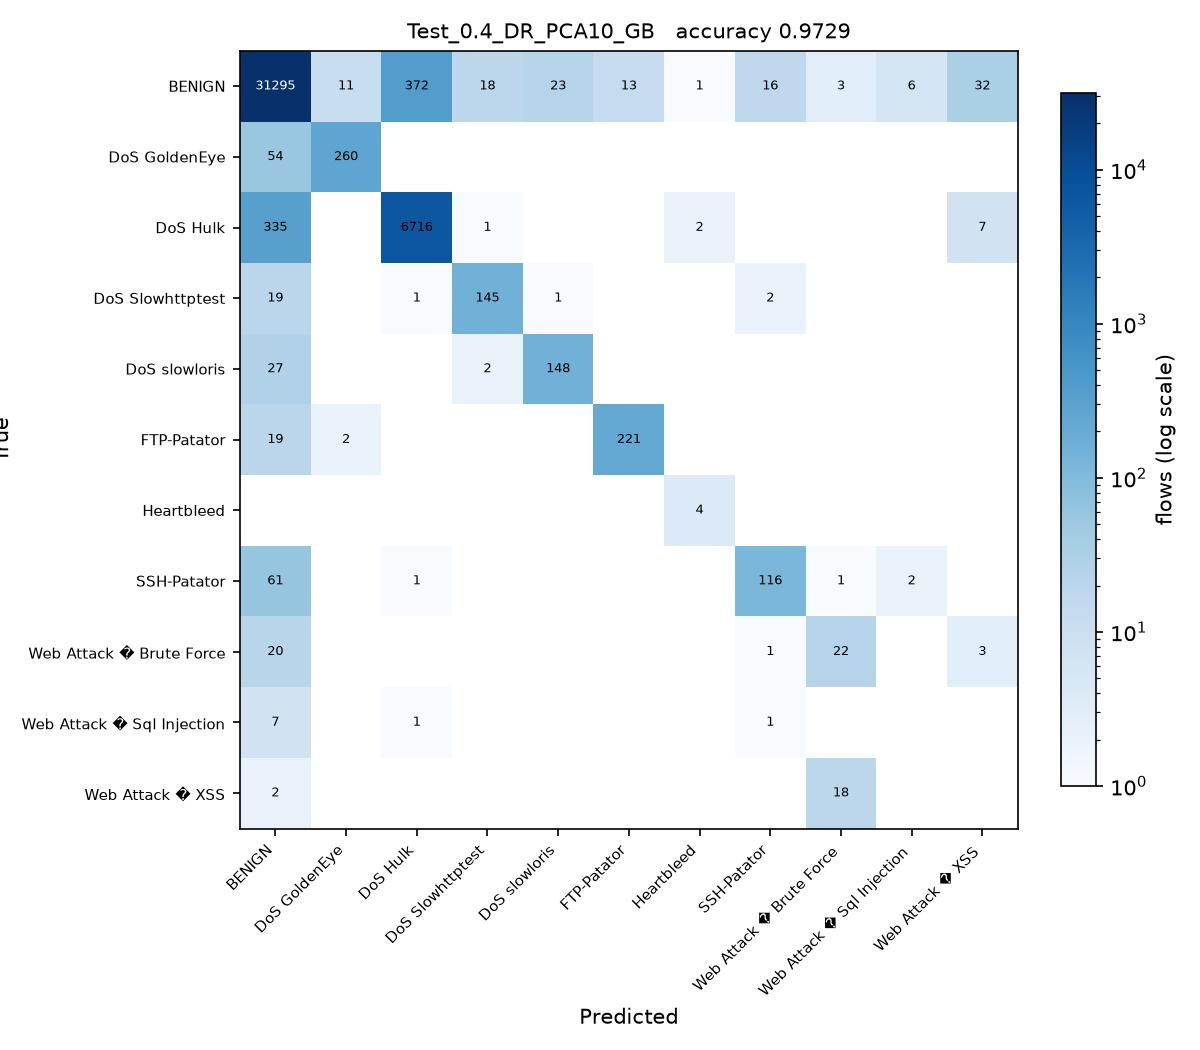

Source code (Python):
# Test_0.4_DR_PCA10_GB.py
#
# Test size 0.4  |  PCA, 10 components  |  Gradient Boosting (sheet #8)
#
# This is SGDC_60_40.py with the changes marked CHANGE below and nothing else.

import os
from pathlib import Path

# CHANGE 1: find the folder holding the three CSV files and run from there, so
# the plain file names below resolve no matter where this script is started
# from or how deeply it sits inside the project folder.
HERE = Path(__file__).resolve().parent
for PROJECT in [HERE, *HERE.parents]:
    if (PROJECT / 'Tuesday-WorkingHours.pcap_ISCX.csv').exists():
        os.chdir(PROJECT)
        break
else:
    raise SystemExit('Put this folder inside the folder that holds the three '
                     'CIC-IDS2017 CSV files, then run the script again.')
import numpy as np
import pandas as pd

df1 = pd.read_csv('Tuesday-WorkingHours.pcap_ISCX.csv', low_memory=True)
df2 = pd.read_csv('Wednesday-workingHours.pcap_ISCX.csv', low_memory=True)
df3 = pd.read_csv('Thursday-WorkingHours-Morning-WebAttacks.pcap_ISCX.csv', low_memory=True)

dataset = pd.concat([df1, df2, df3], ignore_index=True)

dataset.columns = dataset.columns.str.strip()

# CHANGE 2: a stratified sample of 100000 flows, the same for every run.
# Gradient Boosting builds one tree per class per stage on a single core, so all
# 1.3 million flows would take hours per script. At least 50 flows of every
# class are kept, so the rare attacks stay in the split.
label = dataset.columns[-1]
dataset = pd.concat(
    [g.sample(n=min(len(g), max(50, round(100000 * len(g) / len(dataset)))), random_state=0)
     for _, g in dataset.groupby(label)],
    ignore_index=True
)

X = dataset.iloc[:, :-1]
y = dataset.iloc[:, -1]

X = X.apply(pd.to_numeric, errors='coerce')

X.replace([np.inf, -np.inf], np.nan, inplace=True)

from sklearn.impute import SimpleImputer

imputer = SimpleImputer(missing_values=np.nan, strategy='mean')
X = imputer.fit_transform(X)

from sklearn.preprocessing import LabelEncoder

labelencoder_y = LabelEncoder()
y = labelencoder_y.fit_transform(y)

from sklearn.model_selection import train_test_split

X_train, X_test, y_train, y_test = train_test_split(
    X,
    y,
    test_size=0.4,   # CHANGE 3: test size
    random_state=0,
    stratify=y
)

# CHANGE 4: PCA, from PCA_LDA_KErnel_PCA_CODE.pdf (fit only on training data)
from sklearn.decomposition import PCA

pca = PCA(n_components=10)
X_train = pca.fit_transform(X_train)
X_test = pca.transform(X_test)

# CHANGE 5: Gradient Boosting (sheet #8) in place of SGDClassifier
from sklearn.ensemble import GradientBoostingClassifier

# random_state=0 is the only addition to the sheet: without a seed the trees
# break ties between equally good splits at random, so a rerun gives
# different numbers (by several points on these components).
classifier = GradientBoostingClassifier(random_state=0)

classifier.fit(X_train, y_train)

y_pred = classifier.predict(X_test) 

from sklearn.metrics import confusion_matrix
from sklearn.metrics import accuracy_score
from sklearn.metrics import precision_score
from sklearn.metrics import recall_score
from sklearn.metrics import f1_score
from sklearn.metrics import classification_report

cm = confusion_matrix(y_test, y_pred)

print("Confusion Matrix:\n")
print(cm)

print("\nAccuracy : {:.4f}".format(accuracy_score(y_test, y_pred)))
print("\nPrecision : {:.4f}".format(precision_score(y_test, y_pred, average='weighted')))
print("\nRecall : {:.4f}".format(recall_score(y_test, y_pred, average='weighted')))
print("\nF1 Score : {:.4f}".format(f1_score(y_test, y_pred, average='weighted')))

print("\nClassification Report:\n")
print(classification_report(y_test, y_pred))

# CHANGE 6: save the confusion matrix as Test_0.4_DR_PCA10_GB.jpg and record the result
import matplotlib
matplotlib.use('Agg')
import matplotlib.pyplot as plt
from matplotlib.colors import LogNorm

here = HERE                     # the folder this script sits in
names = [str(c) for c in labelencoder_y.classes_]
fig, ax = plt.subplots(figsize=(8, 7))
im = ax.imshow(cm, cmap='Blues', norm=LogNorm(vmin=1))
ax.set_xticks(range(len(names)), names, rotation=45, ha='right', fontsize=7)
ax.set_yticks(range(len(names)), names, fontsize=7)
ax.set_xlabel('Predicted')
ax.set_ylabel('True')
ax.set_title('Test_0.4_DR_PCA10_GB   accuracy {:.4f}'.format(accuracy_score(y_test, y_pred)), fontsize=10)
for i in range(cm.shape[0]):
    for j in range(cm.shape[1]):
        if cm[i, j]:
            ax.text(j, i, cm[i, j], ha='center', va='center', fontsize=6,
                    color='white' if cm[i, j] > cm.max() / 3 else 'black')
fig.colorbar(im, ax=ax, fraction=0.04, label='flows (log scale)')
fig.tight_layout()
fig.savefig(here / 'Test_0.4_DR_PCA10_GB.jpg', dpi=150)
plt.close(fig)

row = pd.DataFrame([{
    'Test': 0.4, 'DR': 'PCA10', 'Clas': 'GB',
    'Acc': round(accuracy_score(y_test, y_pred), 4),
    'Pre': round(precision_score(y_test, y_pred, average='weighted'), 4),
    'Rec': round(recall_score(y_test, y_pred, average='weighted'), 4),
    'F1': round(f1_score(y_test, y_pred, average='weighted'), 4),
    'script': 'Test_0.4_DR_PCA10_GB',
}])
# one file per run, so several scripts can run at the same time without
# overwriting each other. 21_run_45_mix.py merges them into the Excel sheet.
out = PROJECT / 'results' / 'parts_mix' / 'Test_0.4_DR_PCA10_GB.csv'
out.parent.mkdir(parents=True, exist_ok=True)
row.to_csv(out, index=False)
